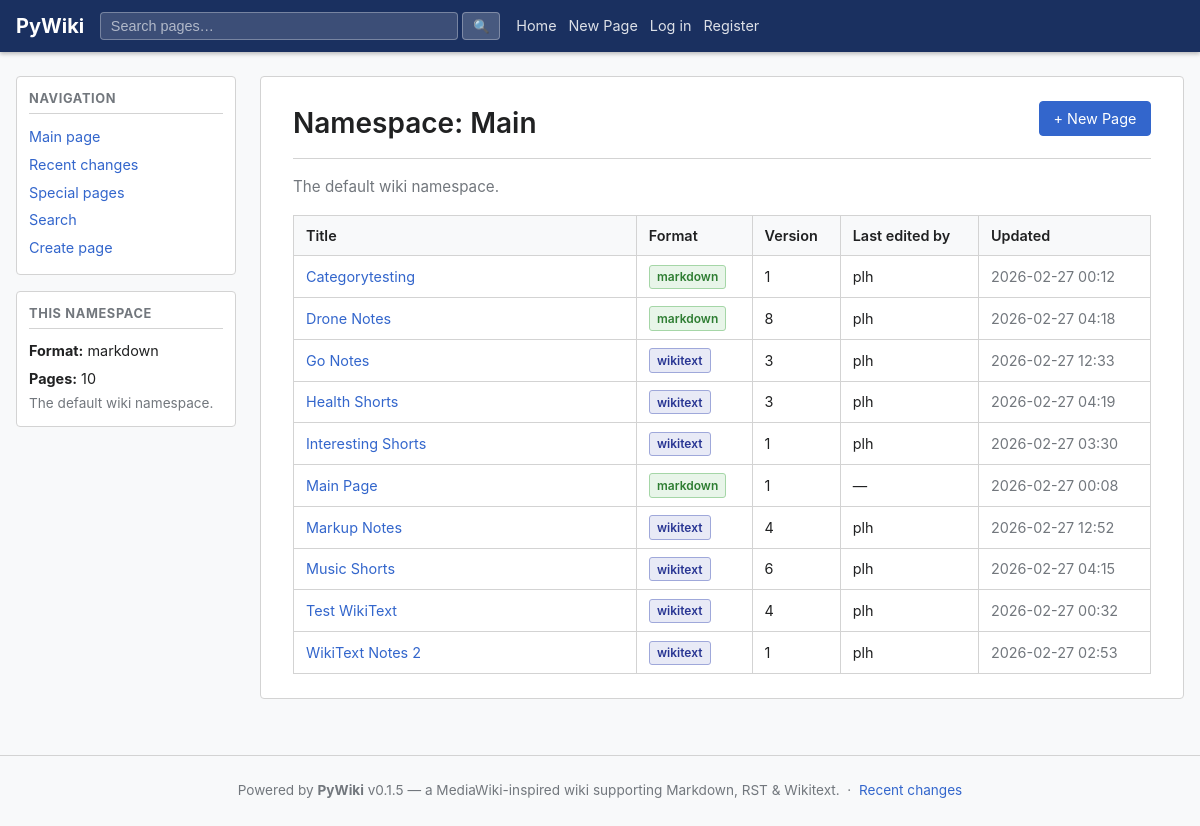
The app's page /wiki/Main with its own data.
### app/models/models.py (models this page shows, shortened)
class Namespace(Base):
    __tablename__ = "namespaces"
    id:             Mapped[str]        = _uuid_col(primary_key=True)
    name:           Mapped[str]        = mapped_column(String(128), unique=True, nullable=False, index=True)
    description:    Mapped[str]        = mapped_column(Text, default="", nullable=False)
    default_format: Mapped[str]        = mapped_column(String(16), default="markdown", nullable=False)
    created_at:     Mapped[datetime]   = mapped_column(DateTime(timezone=True), default=_utcnow)
    pages: Mapped[list["Page"]] = relationship(back_populates="namespace", cascade="all, delete-orphan")

class PageVersion(Base):
    __tablename__ = "page_versions"
    __table_args__ = (
        UniqueConstraint("page_id", "version", name="uq_page_versions_page_ver"),
        Index("ix_page_versions_page_latest", "page_id", "version"),
    )
    id:         Mapped[str]        = _uuid_col(primary_key=True)
    page_id:    Mapped[str]        = mapped_column(String(36), ForeignKey("pages.id", ondelete="CASCADE"), nullable=False, index=True)
    version:    Mapped[int]        = mapped_column(Integer, nullable=False)
    content:    Mapped[str]        = mapped_column(Text, nullable=False, default="")
    format:     Mapped[str]        = mapped_column(String(16), nullable=False, default="markdown")
    rendered:   Mapped[str | None] = mapped_column(Text, nullable=True)
    author_id:  Mapped[str | None] = mapped_column(String(36), ForeignKey("users.id"), nullable=True)
    comment:    Mapped[str]        = mapped_column(String(512), default="", nullable=False)
    created_at: Mapped[datetime]   = mapped_column(DateTime(timezone=True), default=_utcnow)
    page:   Mapped["Page"]       = relationship(back_populates="versions")
    author: Mapped["User | None"] = relationship(back_populates="page_versions")

class Page(Base):
    __tablename__ = "pages"
    __table_args__ = (
        UniqueConstraint("namespace_id", "slug", name="uq_pages_ns_slug"),
    )
    id:           Mapped[str]        = _uuid_col(primary_key=True)
    namespace_id: Mapped[str]        = mapped_column(String(36), ForeignKey("namespaces.id", ondelete="CASCADE"), nullable=False, index=True)
    title:        Mapped[str]        = mapped_column(String(512), nullable=False, index=True)
    slug:         Mapped[str]        = mapped_column(String(512), nullable=False, index=True)
    created_by:   Mapped[str | None] = mapped_column(String(36), ForeignKey("users.id"), nullable=True)
    created_at:   Mapped[datetime]   = mapped_column(DateTime(timezone=True), default=_utcnow)
    namespace:   Mapped["Namespace"]           = relationship(back_populates="pages")
    creator:     Mapped["User | None"]         = relationship(foreign_keys=[created_by])
    versions:    Mapped[list["PageVersion"]]   = relationship(
        back_populates="page",
        cascade="all, delete-orphan",
        order_by="PageVersion.version",
    )
    attachments: Mapped[list["Attachment"]]   = relationship(back_populates="page", cascade="all, delete-orphan")

class User(Base):
    __tablename__ = "users"
    id:           Mapped[str]  = _uuid_col(primary_key=True)
    username:     Mapped[str]  = mapped_column(String(64),  unique=True, nullable=False, index=True)
    email:        Mapped[str]  = mapped_column(String(255), unique=True, nullable=False, index=True)
    display_name: Mapped[str]  = mapped_column(String(128), nullable=False, default="")
    password_hash:Mapped[str]  = mapped_column(String(255), nullable=False)
    is_active:    Mapped[bool] = mapped_column(Boolean, default=True, nullable=False)
    is_admin:     Mapped[bool] = mapped_column(Boolean, default=False, nullable=False)
    created_at:   Mapped[datetime] = mapped_column(DateTime(timezone=True), default=_utcnow)
    updated_at:   Mapped[datetime] = mapped_column(DateTime(timezone=True), default=_utcnow, onupdate=_utcnow)
    page_versions: Mapped[list["PageVersion"]] = relationship(back_populates="author")
    attachments:   Mapped[list["Attachment"]]  = relationship(back_populates="uploaded_by_user")

### app/ui/views.py (the view)
@router.get("/wiki/{namespace_name}", response_class=HTMLResponse)
async def namespace_index(
    request: Request,
    namespace_name: str,
    db: AsyncSession = Depends(get_db),
):
    user, new_token = await _current_user(request, db)
    ns = await ns_svc.get_namespace_by_name(db, namespace_name)
    pages = await page_svc.list_pages(db, namespace_name, limit=500)
    count = await ns_svc.get_page_count(db, ns.id)
    resp = templates.TemplateResponse(
        request,
        "namespace.html",
        _ctx(user, ns=ns, pages=pages, page_count=count),
    )
    _apply_new_token(resp, new_token, get_settings().access_token_expire_minutes)
    return resp

### app/templates/namespace.html (shortened to what this page needs)
{% extends "base.html" %}
{% block sidebar_extra %}
<div class="sidebar-section">
  <h3>This namespace</h3>
  <ul>
    <li><strong>Format:</strong> {{ ns.default_format }}</li>
    <li><strong>Pages:</strong> {{ page_count }}</li>
  </ul>
  {% if ns.description %}
  <p class="muted">{{ ns.description }}</p>
  {% endif %}
</div>
{% endblock %}
{% block content %}
<div class="page-header">
  <h1>Namespace: {{ ns.name }}</h1>
  <div class="page-actions">
    <a class="btn btn-primary" href="/create?namespace={{ ns.name }}">+ New Page</a>
  </div>
</div>
{% if ns.description %}
<p class="namespace-desc">{{ ns.description }}</p>
{% endif %}
{% if pages %}
<table class="wiki-table">
  <thead>
    <tr>
      <th>Title</th>
      <th>Format</th>
      <th>Version</th>
      <th>Last edited by</th>
      <th>Updated</th>
    </tr>
  </thead>
  <tbody>
    {% for p in pages %}
    <tr>
      <td><a href="/wiki/{{ ns.name }}/{{ p.slug }}">{{ p.title }}</a></td>
      <td><span class="badge badge-{{ p.format }}">{{ p.format }}</span></td>
      <td>{{ p.version }}</td>
      <td>{{ p.author_username or '—' }}</td>
      <td class="ts">{{ p.updated_at.strftime('%Y-%m-%d %H:%M') }}</td>
    </tr>
    {% endfor %}
  </tbody>
</table>
{% else %}
<p class="muted">No pages in this namespace yet. <a href="/create?namespace={{ ns.name }}">Create one!</a></p>
{% endif %}
{% endblock %}

### app/static/css/wiki.css (style rules this page uses)
:root { --bg: #ffffff; --bg-alt: #f8f9fa; --border: #d3d3d3; --text: #202122; --muted: #72777d; --accent: #3366cc; --accent-hov: #2a4f9a; --danger: #cc3333; --success: #228822; --warn: #f5a623; --nav-bg: #1a3060; --nav-text: #ffffff; --sidebar-w: 220px; --max-w: 1200px; }
*, *::before, *::after { box-sizing: border-box; margin: 0; padding: 0; }
body { font-family: -apple-system, BlinkMacSystemFont, "Segoe UI", Roboto, sans-serif; font-size: 15px; line-height: 1.6; color: var(--text); background: var(--bg-alt); }
a { color: var(--accent); text-decoration: none; }
.sidebar-section { background: var(--bg); border: 1px solid var(--border); border-radius: 4px; padding: 0.75rem; margin-bottom: 1rem; }
.sidebar-section h3 { font-size: 0.8rem; text-transform: uppercase; letter-spacing: .05em; color: var(--muted); margin-bottom: 0.5rem; border-bottom: 1px solid var(--border); padding-bottom: 0.25rem; }
.sidebar-section ul { list-style: none; }
.sidebar-section li { padding: 0.15rem 0; font-size: 0.9rem; }
.sidebar-section p { font-size: 0.85rem; }
.page-header { display: flex; align-items: flex-start; justify-content: space-between; flex-wrap: wrap; gap: 0.5rem; margin-bottom: 1rem; padding-bottom: 0.75rem; border-bottom: 1px solid var(--border); }
.page-header h1 { font-size: 1.75rem; font-weight: 600; }
.page-actions { display: flex; gap: 0.5rem; align-items: center; flex-wrap: wrap; }
.btn { display: inline-block; padding: 0.35rem 0.85rem; border: 1px solid var(--border); border-radius: 4px; background: var(--bg-alt); color: var(--text); font-size: 0.9rem; cursor: pointer; text-decoration: none; line-height: 1.5; }
.btn-primary { background: var(--accent); color: #fff; border-color: var(--accent); }
.wiki-table { width: 100%; border-collapse: collapse; font-size: 0.9rem; }
.wiki-table th, .wiki-table td { padding: 0.5rem 0.75rem; border: 1px solid var(--border); text-align: left; }
.wiki-table th { background: var(--bg-alt); font-weight: 600; }
.wiki-table td:first-child, .wiki-table th:first-child { min-width: 180px; width: 40%; }
.ts { white-space: nowrap; color: var(--muted); }
.badge { display: inline-block; padding: 0.1rem 0.45rem; border-radius: 3px; font-size: 0.75rem; font-weight: 600; background: var(--bg-alt); border: 1px solid var(--border); color: var(--muted); }
.badge-markdown { background: #e8f5e9; border-color: #a5d6a7; color: #2e7d32; }
.badge-wikitext { background: #e8eaf6; border-color: #9fa8da; color: #283593; }
.namespace-desc { color: var(--muted); margin-bottom: 1rem; font-size: 0.95rem; }
.muted { color: var(--muted); }

### records on screen
Namespace: default_format "markdown", description "The default wiki namespace.", name "Main"
PageVersion: title "Categorytesting", format "markdown", version "1", username "plh", updated_at "2026-02-27 00:12"
Page: title "Drone Notes"
PageVersion: format "markdown", updated_at "2026-02-27 04:18"
User: username "plh" "plh" "plh" "plh" "plh" "plh" "plh" "plh"
Page: title "Go Notes"
PageVersion: format "wikitext", updated_at "2026-02-27 12:33"
Page: title "Health Shorts"
PageVersion: format "wikitext", updated_at "2026-02-27 04:19"
Page: title "Interesting Shorts"
PageVersion: format "wikitext", updated_at "2026-02-27 03:30"
PageVersion: title "Main Page", format "markdown", version "1", author_username "—", updated_at "2026-02-27 00:08"
Page: title "Markup Notes"
PageVersion: format "wikitext", updated_at "2026-02-27 12:52"
Page: title "Music Shorts"
PageVersion: format "wikitext", updated_at "2026-02-27 04:15"
Page: title "Test WikiText"
PageVersion: format "wikitext", updated_at "2026-02-27 00:32"
Page: title "WikiText Notes 2"
PageVersion: format "wikitext", updated_at "2026-02-27 02:53"

### other values on screen
{{ site_name }} "PyWiki"
{{ page_count }} "10"
{{ p.version }} "8" "3" "3" "1" "4" "6" "4" "1"
{{ app_version }} "0.1.5"
